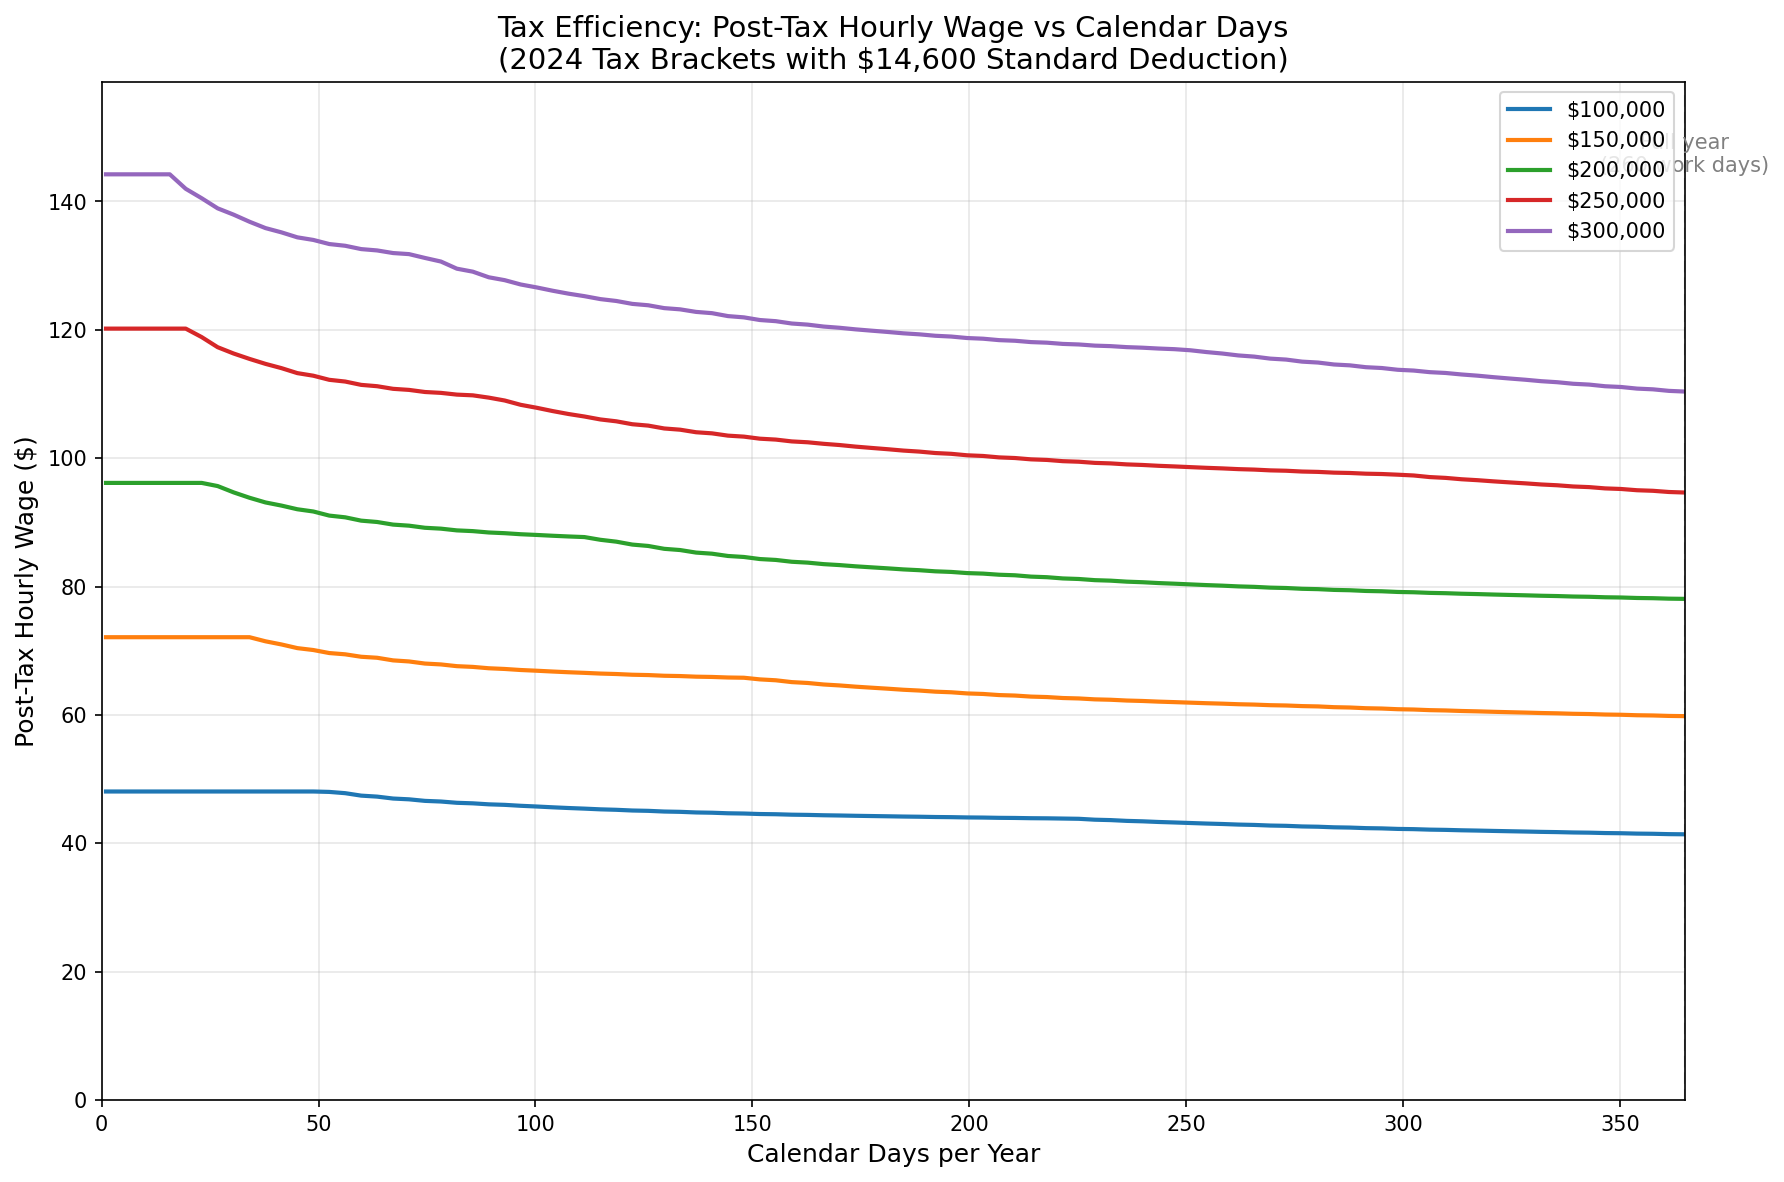

The script that saved this image:
import matplotlib.pyplot as plt
import numpy as np

# Tax brackets (rate, min, max)
tax_brackets = [
    (0.10, 0, 11600),
    (0.12, 11601, 47150),
    (0.22, 47151, 100525),
    (0.24, 100526, 191950),
    (0.32, 191951, 243725),
    (0.35, 243726, 609350),
    (0.37, 609351, float('inf'))
]

standard_deduction = 14600

# Salaries to analyze
salaries = [100000, 150000, 200000, 250000, 300000]

def calculate_tax(gross_income):
    """Calculate federal tax based on progressive tax brackets"""
    taxable_income = max(0, gross_income - standard_deduction)
    tax = 0
    
    for rate, bracket_min, bracket_max in tax_brackets:
        if taxable_income <= bracket_min:
            break
        
        # Calculate the amount of income taxed at this rate
        if taxable_income >= bracket_max:
            # All of this bracket is taxable
            taxable_in_bracket = bracket_max - bracket_min
        else:
            # Only part of this bracket is taxable
            taxable_in_bracket = taxable_income - bracket_min
        
        tax += taxable_in_bracket * rate
    
    return tax

def get_work_days(calendar_days):
    """Calculate number of work days in a given number of calendar days"""
    # Assuming we start on a Monday (Jan 1)
    # 5 work days per 7 calendar days
    full_weeks = calendar_days // 7
    remaining_days = calendar_days % 7
    
    # Count work days in full weeks
    work_days = full_weeks * 5
    
    # Count work days in remaining partial week
    # If remaining days include weekend, cap at 5
    work_days += min(remaining_days, 5)
    
    return work_days

def calculate_efficiency(annual_salary, calendar_days):
    """Calculate post-tax hourly wage (efficiency) based on calendar days"""
    work_days = get_work_days(calendar_days)
    if work_days == 0:
        return 0
    
    hours_per_day = 8
    total_hours = work_days * hours_per_day
    
    # Standard work year: 260 work days
    work_days_per_year = 260
    
    # Daily rate based on work days only
    daily_rate = annual_salary / work_days_per_year
    
    # Calculate gross income for days worked
    gross_income = daily_rate * work_days
    
    # Calculate tax based on this partial year income (as if it's the annual income)
    tax = calculate_tax(gross_income)
    net_income = gross_income - tax
    
    hourly_wage = net_income / total_hours
    return hourly_wage

# Create the plot
plt.figure(figsize=(12, 8))

# Calendar days range (1 to 365)
days = np.linspace(1, 365, 100)

# Plot efficiency for each salary
for i, salary in enumerate(salaries):
    efficiencies = [calculate_efficiency(salary, d) for d in days]
    label = f"${salary:,}"
    plt.plot(days, efficiencies, label=label, linewidth=2)

plt.xlabel('Calendar Days per Year', fontsize=12)
plt.ylabel('Post-Tax Hourly Wage ($)', fontsize=12)
plt.title('Tax Efficiency: Post-Tax Hourly Wage vs Calendar Days\n(2024 Tax Brackets with $14,600 Standard Deduction)', fontsize=14)
plt.legend(loc='upper right')
plt.grid(True, alpha=0.3)
plt.xlim(0, 365)
plt.ylim(0, max([calculate_efficiency(salaries[-1], 1)]) * 1.1)

# Add annotations for key insights
plt.axvline(x=365, color='gray', linestyle='--', alpha=0.5)
plt.text(365, plt.ylim()[1] * 0.95, 'Full year\n(260 work days)', 
         ha='center', va='top', fontsize=10, color='gray')

plt.tight_layout()
plt.savefig('tax_efficiency_graph.png', dpi=150, bbox_inches='tight')
print("Graph saved as tax_efficiency_graph.png")

# Print some example calculations
print("Example calculations (calendar days → work days):")
print("-" * 80)
for cal_days in [7, 90, 365]:
    work_days = get_work_days(cal_days)
    print(f"\n{cal_days} calendar days = {work_days} work days:")
    for salary in salaries[:3]:  # Just show first 3 brackets for brevity
        daily_rate = salary / 260
        gross_for_days = daily_rate * work_days
        tax = calculate_tax(gross_for_days)
        net = gross_for_days - tax
        eff = calculate_efficiency(salary, cal_days)
        print(f"  Annual salary ${salary:,} → Daily rate ${daily_rate:.2f} → Gross ${gross_for_days:,.2f}")
        print(f"    Tax ${tax:,.2f} → Net ${net:,.2f} → Post-tax hourly: ${eff:.2f}")
    print()